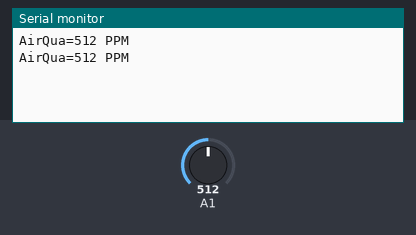
The sketch below on a simulated Arduino Uno, built with avr-gcc and run on an emulated ATmega328P. On the bench: the last lines printed to the serial monitor. The test bench sets the inputs (shaded band); at power-on: A1 = 512.

Above: at 1.8 s.
1.9 s: A1 set to 716
At 2.3 s:
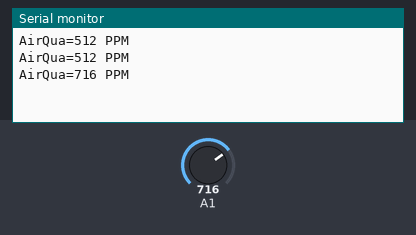
3.4 s: A1 set to 900
At 4.8 s:
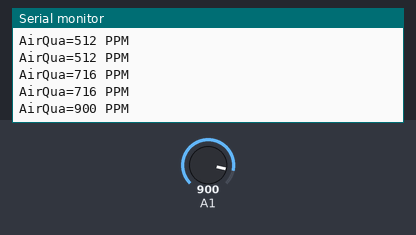
Timing chart, 0 to 6.4 s (numbered marks = the images above; inputs shaded):
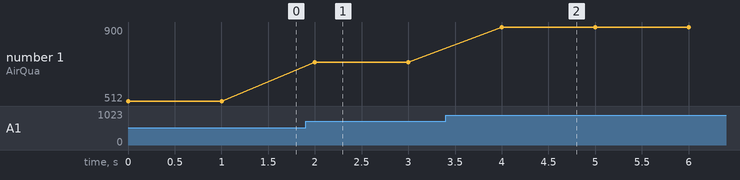

Measured:
- after the input at 1.9 s, the serial monitor: prints a new line after 0.10 s (image 1)
- after the input at 3.4 s, the serial monitor: prints a new line after 0.60 s (image 2)
- plotted number 1: 512 → 716 after the input at 1.9 s, 716 → 900 after the input at 3.4 s

The sketch:

Aire_Puro_lat.ino
```cpp
int sensorValue;
const int rs = 12, en = 11, d4 = 5, d5 = 4, d6 = 3, d7 = 2;
void setup(){  //lcd.begin(16, 2);
Serial.begin(9600);                            // sets the serial port to 9600
 }
void loop(){sensorValue = analogRead(1);       // read analog input pin 0
Serial.print("AirQua=");
Serial.print(sensorValue, DEC);               // prints the value read
Serial.println(" PPM");
delay(1000);                                   // wait 100ms for next reading
}
```
